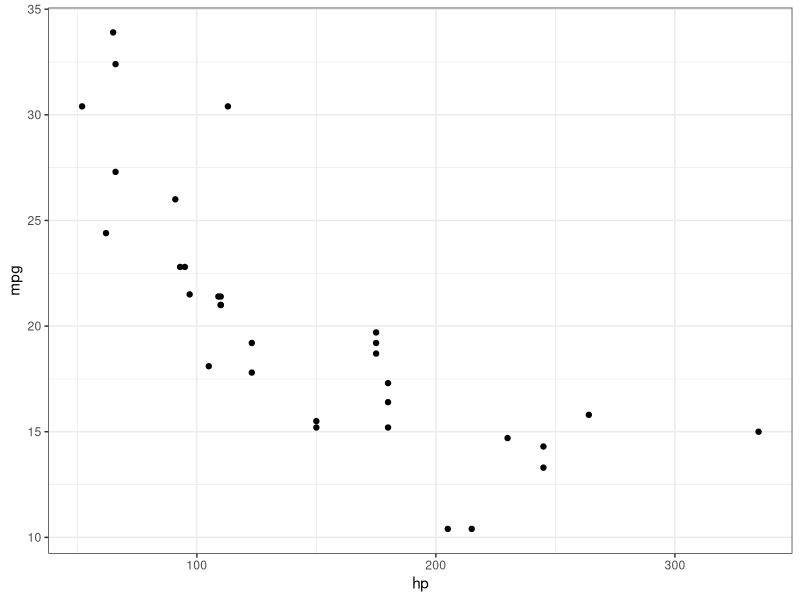

Reproduce this figure in R.
# ============================================================================ #
# Sesión 11
# Procesamiento y visualización de datos espaciales en R
# Fecha: 27 de noviembre 2019
# Autor: Karla Mariana
# ============================================================================ #

### Llamamos paquetes a utilizar en la sesión
library(tidyverse)

### Usamos la malla precargada y hacemos un gráfico
data(mtcars)

head(mtcars)

ggplot()+
  geom_point(data = mtcars, aes(x = hp, y = mpg))+
  theme_bw()
